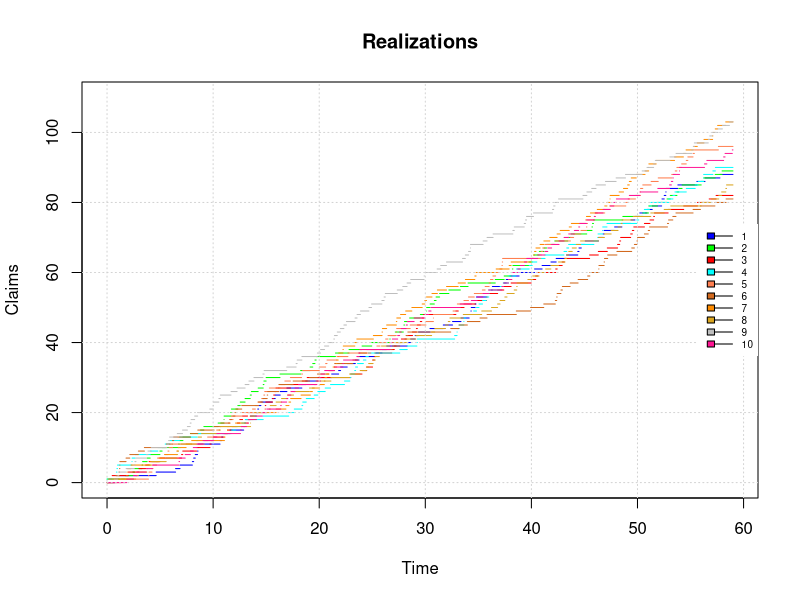

Write the R code that produced this figure.
#Assignment 2 a


# =====================================================================================
#     PT I) Calculation of probabilities &  MC-Simulations
# =====================================================================================
tEnd = 59
l = 1.5 #Renamed to l, in case lambda is a restricted keyword

mu = l*tEnd

# i)

numberOfClaims <- ppois(q = 100, lambda = mu, lower.tail = FALSE)

print(numberOfClaims)


# Simulation and verification

rm(list = ls())

n = 1000
tEnd = 59
l = 1.5 #Renamed to l, in case lambda is a restricted keyword



mu = l*tEnd


counter <-0


# Run simulation 1000 times, append to a vector
# Count the number of instances with a value higher than 100
# Divide this number by the total amount of simulations
# Increment each time the value is higher or equal to 100



  for (i in 1:n){
    val <- rpois(1, lambda = mu)
    l[i] <- val
    if (l[i]>100){
     counter = counter+1
    }
  }



percentageClaimOver100 <- counter/n * 100

cat("Probability of having 100 or more claims is ", percentageClaimOver100, " percent")

#2a) 
# =========================================================================================
# Realizations
#==========================================================================================




tEnd = 59
lambda = 1.5
eventVector <- list()
timeVector <- list()


colorz <- c("blue","green", "red","cyan", "coral", "chocolate", "darkorange","goldenrod", "gray", "deeppink")
text = c("1","2", "3","4","5","6","7","8","9","10")
plot(NULL, NULL, xlim = c(0, tEnd), ylim = c(0, 110),cex.lab = 1, cex.axis = 1, xlab = "Time", ylab = "Claims", main = "Realizations")
# Run 10 realizations
for (k in 1:10){
  nP = rpois(1, lambda = lambda*tEnd)
  tVals = runif(nP, min = 0, max = tEnd)
  tVals = c(0, sort(tVals), tEnd)
  xVals = c(0:nP, nP)
  for(i in 1:(length(xVals)-1)){
    lines(tVals[i:(i+1)],   col = colorz[k], type = "l", rep(xVals[i],2))
  }
}
grid( col = "lightgray", lty = "dotted",
     lwd = par("lwd"), equilogs = TRUE)
legend("right",
       legend = text,
       fill = colorz,
       lty = 1,
       cex = 0.6,
       box.lty=0
)







